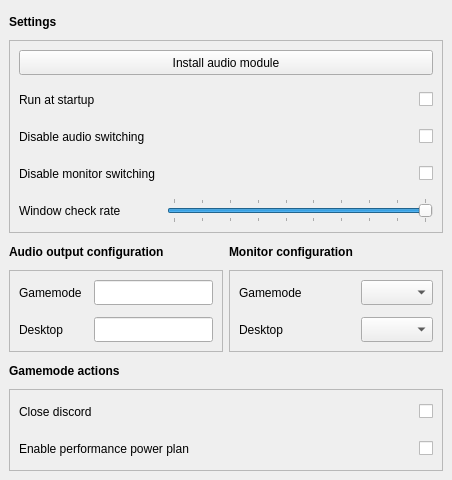
<?xml version="1.0" encoding="UTF-8"?>
<ui version="4.0">
 <class>BigPictureTV</class>
 <widget class="QMainWindow" name="BigPictureTV">
  <property name="geometry">
   <rect>
    <x>0</x>
    <y>0</y>
    <width>452</width>
    <height>480</height>
   </rect>
  </property>
  <property name="sizePolicy">
   <sizepolicy hsizetype="Preferred" vsizetype="Preferred">
    <horstretch>0</horstretch>
    <verstretch>0</verstretch>
   </sizepolicy>
  </property>
  <property name="minimumSize">
   <size>
    <width>452</width>
    <height>0</height>
   </size>
  </property>
  <property name="windowTitle">
   <string>BigPictureTV - Settings</string>
  </property>
  <widget class="QWidget" name="centralwidget">
   <layout class="QGridLayout" name="gridLayout_2" columnstretch="1,1">
    <item row="2" column="0">
     <widget class="QLabel" name="audio_output_label">
      <property name="minimumSize">
       <size>
        <width>0</width>
        <height>25</height>
       </size>
      </property>
      <property name="font">
       <font>
        <bold>true</bold>
       </font>
      </property>
      <property name="text">
       <string>Audio output configuration</string>
      </property>
     </widget>
    </item>
    <item row="4" column="0" colspan="2">
     <widget class="QLabel" name="label_3">
      <property name="minimumSize">
       <size>
        <width>0</width>
        <height>25</height>
       </size>
      </property>
      <property name="font">
       <font>
        <bold>true</bold>
       </font>
      </property>
      <property name="text">
       <string>Gamemode actions</string>
      </property>
     </widget>
    </item>
    <item row="5" column="0" colspan="2">
     <widget class="QFrame" name="actions_frame">
      <property name="frameShape">
       <enum>QFrame::Shape::StyledPanel</enum>
      </property>
      <property name="frameShadow">
       <enum>QFrame::Shadow::Sunken</enum>
      </property>
      <layout class="QGridLayout" name="gridLayout_3">
       <property name="leftMargin">
        <number>9</number>
       </property>
       <property name="topMargin">
        <number>9</number>
       </property>
       <property name="rightMargin">
        <number>9</number>
       </property>
       <property name="bottomMargin">
        <number>9</number>
       </property>
       <property name="spacing">
        <number>12</number>
       </property>
       <item row="0" column="1">
        <widget class="QCheckBox" name="close_discord_checkbox">
         <property name="minimumSize">
          <size>
           <width>0</width>
           <height>25</height>
          </size>
         </property>
         <property name="layoutDirection">
          <enum>Qt::LayoutDirection::RightToLeft</enum>
         </property>
         <property name="text">
          <string/>
         </property>
        </widget>
       </item>
       <item row="0" column="0">
        <widget class="QLabel" name="close_discord_label">
         <property name="minimumSize">
          <size>
           <width>0</width>
           <height>25</height>
          </size>
         </property>
         <property name="text">
          <string>Close discord</string>
         </property>
        </widget>
       </item>
       <item row="1" column="0">
        <widget class="QLabel" name="performance_powerplan_label">
         <property name="minimumSize">
          <size>
           <width>0</width>
           <height>25</height>
          </size>
         </property>
         <property name="text">
          <string>Enable performance power plan</string>
         </property>
        </widget>
       </item>
       <item row="1" column="1">
        <widget class="QCheckBox" name="performance_powerplan_checkbox">
         <property name="minimumSize">
          <size>
           <width>0</width>
           <height>25</height>
          </size>
         </property>
         <property name="layoutDirection">
          <enum>Qt::LayoutDirection::RightToLeft</enum>
         </property>
         <property name="text">
          <string/>
         </property>
        </widget>
       </item>
      </layout>
     </widget>
    </item>
    <item row="3" column="1">
     <widget class="QFrame" name="monitor_frame">
      <property name="frameShape">
       <enum>QFrame::Shape::StyledPanel</enum>
      </property>
      <property name="frameShadow">
       <enum>QFrame::Shadow::Sunken</enum>
      </property>
      <layout class="QGridLayout" name="gridLayout_4">
       <property name="leftMargin">
        <number>9</number>
       </property>
       <property name="topMargin">
        <number>9</number>
       </property>
       <property name="rightMargin">
        <number>9</number>
       </property>
       <property name="bottomMargin">
        <number>9</number>
       </property>
       <property name="spacing">
        <number>12</number>
       </property>
       <item row="0" column="2">
        <widget class="QComboBox" name="gamemode_monitor_combobox">
         <property name="minimumSize">
          <size>
           <width>0</width>
           <height>25</height>
          </size>
         </property>
         <property name="sizeAdjustPolicy">
          <enum>QComboBox::SizeAdjustPolicy::AdjustToContents</enum>
         </property>
        </widget>
       </item>
       <item row="1" column="2">
        <widget class="QComboBox" name="desktop_monitor_combobox">
         <property name="minimumSize">
          <size>
           <width>0</width>
           <height>25</height>
          </size>
         </property>
        </widget>
       </item>
       <item row="1" column="0">
        <widget class="QLabel" name="desktop_monitor_label">
         <property name="minimumSize">
          <size>
           <width>0</width>
           <height>25</height>
          </size>
         </property>
         <property name="text">
          <string>Desktop</string>
         </property>
        </widget>
       </item>
       <item row="0" column="0">
        <widget class="QLabel" name="gamemode_monitor_label">
         <property name="minimumSize">
          <size>
           <width>0</width>
           <height>25</height>
          </size>
         </property>
         <property name="text">
          <string>Gamemode</string>
         </property>
        </widget>
       </item>
       <item row="0" column="1">
        <spacer name="horizontalSpacer_2">
         <property name="orientation">
          <enum>Qt::Orientation::Horizontal</enum>
         </property>
         <property name="sizeHint" stdset="0">
          <size>
           <width>40</width>
           <height>20</height>
          </size>
         </property>
        </spacer>
       </item>
      </layout>
     </widget>
    </item>
    <item row="2" column="1">
     <widget class="QLabel" name="monitor_configuration_label">
      <property name="minimumSize">
       <size>
        <width>0</width>
        <height>25</height>
       </size>
      </property>
      <property name="font">
       <font>
        <bold>true</bold>
       </font>
      </property>
      <property name="text">
       <string>Monitor configuration</string>
      </property>
     </widget>
    </item>
    <item row="3" column="0">
     <widget class="QFrame" name="audio_frame">
      <property name="frameShape">
       <enum>QFrame::Shape::StyledPanel</enum>
      </property>
      <layout class="QGridLayout" name="gridLayout">
       <property name="leftMargin">
        <number>9</number>
       </property>
       <property name="topMargin">
        <number>9</number>
       </property>
       <property name="rightMargin">
        <number>9</number>
       </property>
       <property name="bottomMargin">
        <number>9</number>
       </property>
       <property name="spacing">
        <number>12</number>
       </property>
       <item row="0" column="0">
        <widget class="QLabel" name="gamemode_audio_label">
         <property name="minimumSize">
          <size>
           <width>0</width>
           <height>25</height>
          </size>
         </property>
         <property name="text">
          <string>Gamemode</string>
         </property>
        </widget>
       </item>
       <item row="1" column="0">
        <widget class="QLabel" name="desktop_audio_label">
         <property name="minimumSize">
          <size>
           <width>0</width>
           <height>25</height>
          </size>
         </property>
         <property name="text">
          <string>Desktop</string>
         </property>
        </widget>
       </item>
       <item row="1" column="1">
        <widget class="QLineEdit" name="desktop_audio_lineedit">
         <property name="minimumSize">
          <size>
           <width>0</width>
           <height>25</height>
          </size>
         </property>
         <property name="autoFillBackground">
          <bool>false</bool>
         </property>
         <property name="frame">
          <bool>true</bool>
         </property>
        </widget>
       </item>
       <item row="0" column="1">
        <widget class="QLineEdit" name="gamemode_audio_lineedit">
         <property name="minimumSize">
          <size>
           <width>0</width>
           <height>25</height>
          </size>
         </property>
         <property name="autoFillBackground">
          <bool>false</bool>
         </property>
         <property name="frame">
          <bool>true</bool>
         </property>
        </widget>
       </item>
      </layout>
     </widget>
    </item>
    <item row="1" column="0" colspan="2">
     <widget class="QFrame" name="settings_frame">
      <property name="frameShape">
       <enum>QFrame::Shape::StyledPanel</enum>
      </property>
      <property name="frameShadow">
       <enum>QFrame::Shadow::Sunken</enum>
      </property>
      <layout class="QGridLayout" name="settings_layout">
       <property name="leftMargin">
        <number>9</number>
       </property>
       <property name="topMargin">
        <number>9</number>
       </property>
       <property name="rightMargin">
        <number>9</number>
       </property>
       <property name="bottomMargin">
        <number>9</number>
       </property>
       <property name="spacing">
        <number>12</number>
       </property>
       <item row="0" column="0" colspan="2">
        <widget class="QPushButton" name="install_audio_button">
         <property name="minimumSize">
          <size>
           <width>0</width>
           <height>25</height>
          </size>
         </property>
         <property name="text">
          <string>Install audio module</string>
         </property>
        </widget>
       </item>
       <item row="4" column="0">
        <widget class="QLabel" name="checkrate_label">
         <property name="minimumSize">
          <size>
           <width>0</width>
           <height>25</height>
          </size>
         </property>
         <property name="text">
          <string>Window check rate</string>
         </property>
        </widget>
       </item>
       <item row="4" column="1">
        <widget class="QSlider" name="checkrate_slider">
         <property name="minimumSize">
          <size>
           <width>0</width>
           <height>25</height>
          </size>
         </property>
         <property name="minimum">
          <number>100</number>
         </property>
         <property name="maximum">
          <number>1000</number>
         </property>
         <property name="singleStep">
          <number>100</number>
         </property>
         <property name="pageStep">
          <number>100</number>
         </property>
         <property name="value">
          <number>1000</number>
         </property>
         <property name="orientation">
          <enum>Qt::Orientation::Horizontal</enum>
         </property>
         <property name="tickPosition">
          <enum>QSlider::TickPosition::TicksBothSides</enum>
         </property>
         <property name="tickInterval">
          <number>100</number>
         </property>
        </widget>
       </item>
       <item row="2" column="1">
        <widget class="QCheckBox" name="disable_audio_checkbox">
         <property name="minimumSize">
          <size>
           <width>0</width>
           <height>25</height>
          </size>
         </property>
         <property name="layoutDirection">
          <enum>Qt::LayoutDirection::RightToLeft</enum>
         </property>
         <property name="text">
          <string/>
         </property>
        </widget>
       </item>
       <item row="2" column="0">
        <widget class="QLabel" name="label_6">
         <property name="minimumSize">
          <size>
           <width>0</width>
           <height>25</height>
          </size>
         </property>
         <property name="text">
          <string>Disable audio switching</string>
         </property>
        </widget>
       </item>
       <item row="1" column="1">
        <widget class="QCheckBox" name="startup_checkbox">
         <property name="minimumSize">
          <size>
           <width>0</width>
           <height>25</height>
          </size>
         </property>
         <property name="layoutDirection">
          <enum>Qt::LayoutDirection::RightToLeft</enum>
         </property>
         <property name="text">
          <string/>
         </property>
        </widget>
       </item>
       <item row="1" column="0">
        <widget class="QLabel" name="label_5">
         <property name="minimumSize">
          <size>
           <width>0</width>
           <height>25</height>
          </size>
         </property>
         <property name="text">
          <string>Run at startup</string>
         </property>
        </widget>
       </item>
       <item row="3" column="0">
        <widget class="QLabel" name="label_4">
         <property name="minimumSize">
          <size>
           <width>0</width>
           <height>25</height>
          </size>
         </property>
         <property name="text">
          <string>Disable monitor switching</string>
         </property>
        </widget>
       </item>
       <item row="3" column="1">
        <widget class="QCheckBox" name="disable_monitor_checkbox">
         <property name="minimumSize">
          <size>
           <width>0</width>
           <height>25</height>
          </size>
         </property>
         <property name="layoutDirection">
          <enum>Qt::LayoutDirection::RightToLeft</enum>
         </property>
         <property name="text">
          <string/>
         </property>
        </widget>
       </item>
      </layout>
     </widget>
    </item>
    <item row="0" column="0" colspan="2">
     <widget class="QLabel" name="label_2">
      <property name="minimumSize">
       <size>
        <width>0</width>
        <height>25</height>
       </size>
      </property>
      <property name="font">
       <font>
        <bold>true</bold>
       </font>
      </property>
      <property name="text">
       <string>Settings</string>
      </property>
     </widget>
    </item>
   </layout>
  </widget>
 </widget>
 <tabstops>
  <tabstop>startup_checkbox</tabstop>
  <tabstop>disable_audio_checkbox</tabstop>
  <tabstop>gamemode_audio_lineedit</tabstop>
  <tabstop>desktop_audio_lineedit</tabstop>
 </tabstops>
 <resources/>
 <connections/>
</ui>
